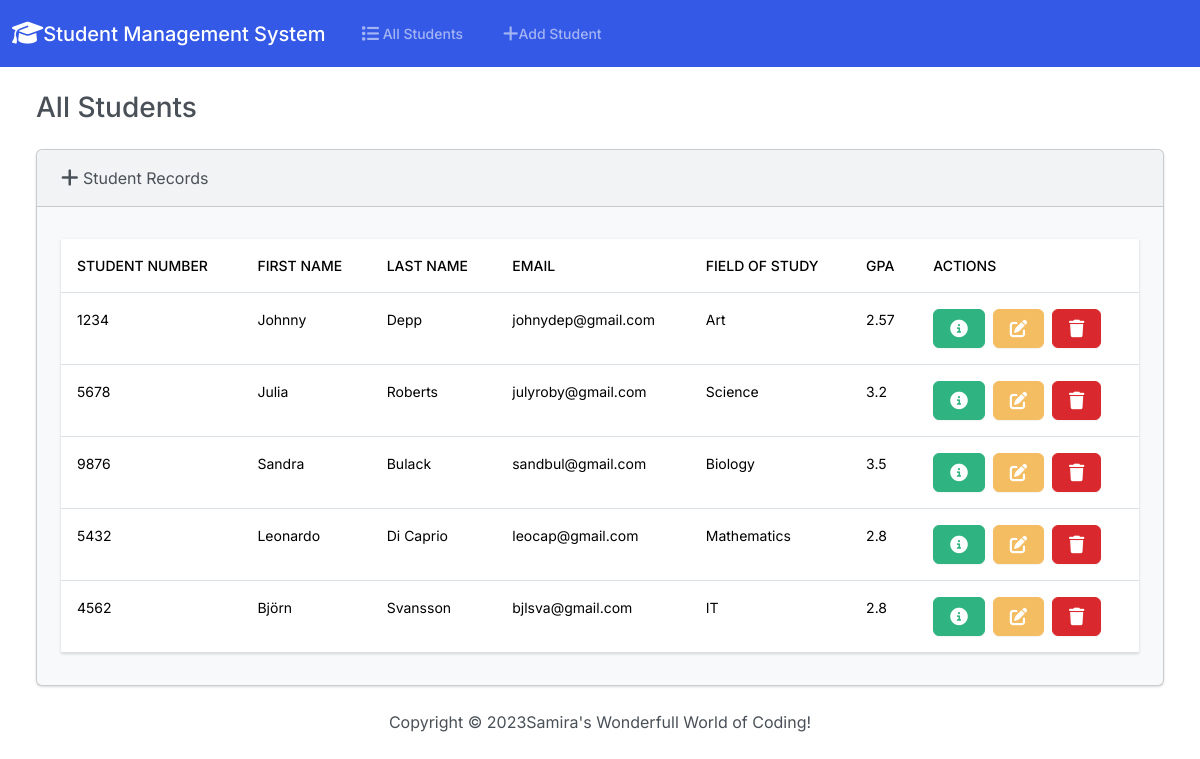
Before: / with the older database file.
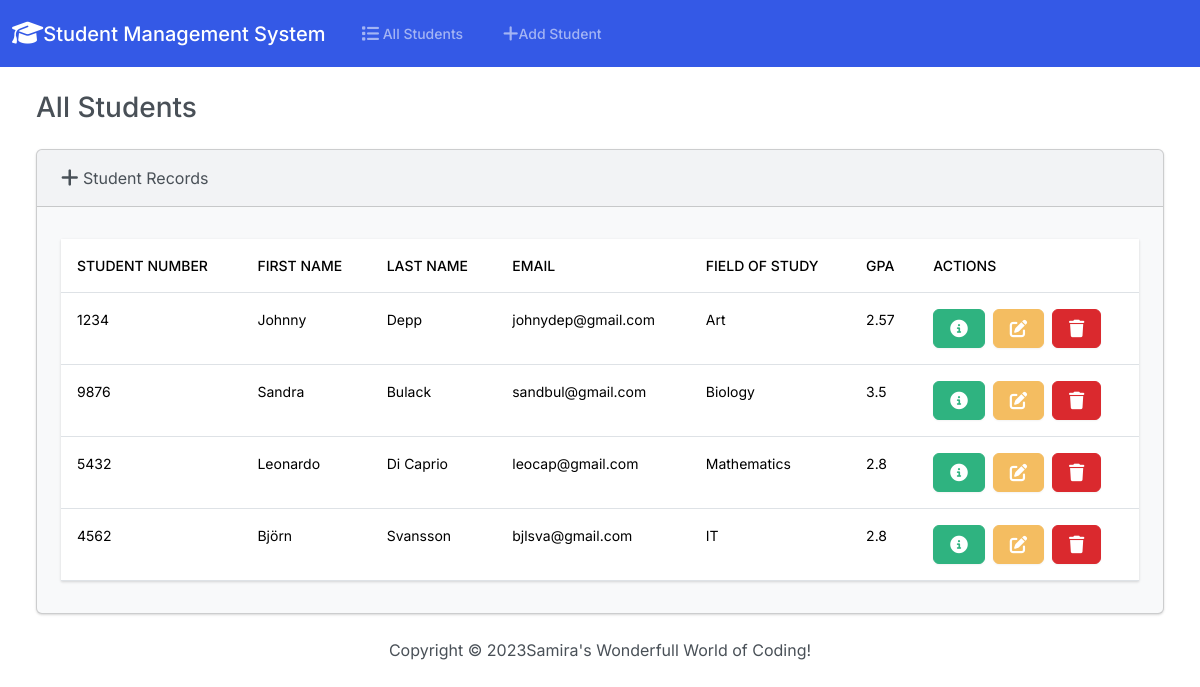
After: the same page with the newer database file.
### students/models.py (models this page shows, shortened)
class Student(models.Model):
    student_number = models.PositiveSmallIntegerField()
    first_name = models.CharField(max_length=50)
    last_name = models.CharField(max_length=50)
    email = models.EmailField(max_length=100)
    field_of_study = models.CharField(max_length=50)
    gpa = models.FloatField()

### students/views.py (the view)
# urls.py: path('', views.index, name='index'),
def index(request):
    return render(request, 'students/index.html', {
        'students': Student.objects.all()
    })

### students/templates/students/index.html (shortened to what this page needs)
{% extends "students/base.html" %}
{% block body %}
<h3 class="m-4">All Students</h3>
<div class="row">
    <div class="col-12">
        {% if students %}
        <div class="card bg-light ms-4 me-4 mb-4">
            <div class="card-header">
                <i class="fa-solid fa-plus fa-lg"></i> Student Records
            </div>
            <div class="card-body">
              <p class="card-text">
                <div class="table-rescponsive">
                    <table class="table table-hover">
                        <thead>
                          <tr>
                            <th scope="col">Student Number</th>
                            <th scope="col">First Name</th>
                            <th scope="col">Last Name</th>
                            <th scope="col">Email</th>
                            <th scope="col">Field of Study</th>
                            <th scope="col">GPA</th>
                            <th scope="col">Actions</th>
                          </tr>
                        </thead>
                        <tbody>
                            {% for student in students %}
                            <tr>
                                <td>{{ student.student_number }}</td>
                                <td>{{ student.first_name }}</td>
                                <td>{{ student.last_name }}</td>
                                <td>{{ student.email }}</td>
                                <td>{{ student.field_of_study }}</td>
                                <td>{{ student.gpa }}</td>
                                <td>
                                    <button
                                        type="button"
                                        class="btn btn-success me-1"
                                        href="{% url 'view_student' student.id %}"
                                        data-bs-toggle="modal"
                                        data-bs-target="#myModal{{student.id}}">
                                    </button>
                                    <a class="btn btn-warning me-1" href="{% url 'edit' student.id %}">
                                    </a>
                                    <button type="button" class="btn btn-danger" data-bs-toggle="modal" data-bs-target="#delete{{student.id}}">
                                    </button>
                                </td>
                            </tr>
                            {% endfor %}
                        </tbody>
                      </table>
                </div>
              </p>
            </div>
        </div>
        {% else %}
        <h5 class="alert alert-primary ms-4 me-4">No Student Records</h5>
        {% endif %}
{% endblock %}

### students/templates/students/base.html (shortened to what this page needs)
{% load static %}
<!DOCTYPE html>
<html lang="en">
<head>
    <link rel="stylesheet" href="https://cdnjs.cloudflare.com/ajax/libs/font-awesome/6.4.2/css/all.min.css" />
    <link href="{% static 'css/bootstrap.min.css' %}" rel="stylesheet">
</head>
<body class="d-flex flex-column min-vh-100">
    <nav class="navbar navbar-expand-lg bg-primary" data-bs-theme="dark">
        <div class="container-fluid">
          <a class="navbar-brand" href="{% url 'index' %}"><i class="fa-solid fa-graduation-cap fa-lg"></i>Student Management System</a>
          <div class="collapse navbar-collapse" id="navbarColor01">
            <ul class="navbar-nav me-auto">
              <li class="nav-item">
                <a class="nav-link" href="{% url 'index' %}">
                     All Students
                </a>
              </li>
              <li class="nav-item">
                <a class="nav-link" href="{% url 'add' %}">
                    Add Student
                </a>
              </li>
            </ul>
          </div>
        </div>
      </nav>
      <div class="container-fluid">
        {% block body %}
        {% endblock %}
      </div>
    <footer class="mt-auto mb-4">
        <div class="text-center">
            <span>
                Copyright &copy; <script>document.write(new Date().getFullYear())</script>Samira's Wonderfull World of Coding!
            </span>
        </div>
    </footer>
</body>
</html>

Changed rows visible on the page:
removed Student: student_number "5678", first_name "Julia", last_name "Roberts", email "julyroby@gmail.com", field_of_study "Science", gpa "3.2"
